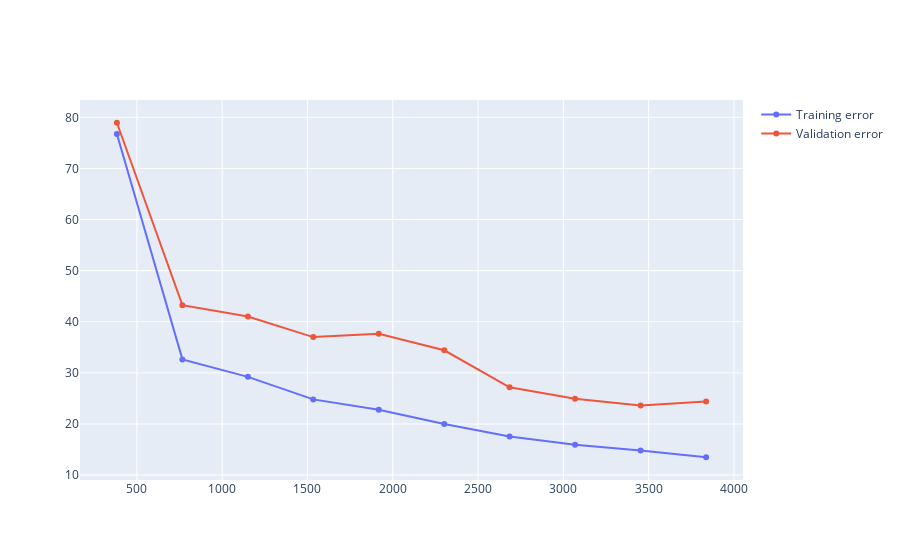

Source (notebook cell):
### Code cell
import json
import numpy as np
import pandas as pd
from sklearn.model_selection import train_test_split, learning_curve
from sklearn.ensemble import RandomForestRegressor
import plotly.graph_objects as go
from pandarallel import pandarallel
from sklearn.metrics import mean_squared_error

pandarallel.initialize(progress_bar=True)

# Load the JSON file
data = []
with open('clean_trips.json', 'r') as file:
    for line in file:
        data.append(json.loads(line))

df = pd.DataFrame(data)

# Calculate trip time in seconds
df['trip_time'] = df['time']

# Drop rows with missing values (if any)
df.dropna(inplace=True)

# Feature extraction functions
def extract_features(row):
    features = {}
    features['mean_time_gap'] = np.mean(row['time_gap'])
    features['std_time_gap'] = np.std(row['time_gap'])
    features['min_time_gap'] = np.min(row['time_gap'])
    features['max_time_gap'] = np.max(row['time_gap'])
    
    features['mean_lat'] = np.mean(row['lats'])
    features['std_lat'] = np.std(row['lats'])
    features['min_lat'] = np.min(row['lats'])
    features['max_lat'] = np.max(row['lats'])
    
    features['mean_lng'] = np.mean(row['lngs'])
    features['std_lng'] = np.std(row['lngs'])
    features['min_lng'] = np.min(row['lngs'])
    features['max_lng'] = np.max(row['lngs'])
    
    features['mean_dist_gap'] = np.mean(row['dist_gap'])
    features['std_dist_gap'] = np.std(row['dist_gap'])
    features['min_dist_gap'] = np.min(row['dist_gap'])
    features['max_dist_gap'] = np.max(row['dist_gap'])
    
    return pd.Series(features)

# Split the data
X_train, X_test, y_train, y_test = train_test_split(df, df['trip_time'], test_size=0.25, random_state=42)

# Apply feature extraction to each subset
train_features = X_train.apply(extract_features, axis=1)
test_features = X_test.apply(extract_features, axis=1)

# Combine features with other relevant columns
X_train = pd.concat([train_features, X_train[['driverID', 'weekID', 'timeID', 'dateID', 'trip_time']]], axis=1)
X_test = pd.concat([test_features, X_test[['driverID', 'weekID', 'timeID', 'dateID', 'trip_time']]], axis=1)

# Convert non-numeric columns to numeric or drop them
non_numeric_cols = X_train.select_dtypes(include=['object']).columns
X_train[non_numeric_cols] = X_train[non_numeric_cols].apply(lambda col: pd.factorize(col)[0])
X_test[non_numeric_cols] = X_test[non_numeric_cols].apply(lambda col: pd.factorize(col)[0])

# Ensure all features are numeric
assert X_train.select_dtypes(include=['object']).empty, "There are still non-numeric columns in X_train"
assert X_test.select_dtypes(include=['object']).empty, "There are still non-numeric columns in X_test"

# Recommended initial hyperparameter values
n_estimators = 100
max_depth = None
min_samples_leaf = 1
max_leaf_nodes = None
random_state = 42
criterion = 'squared_error'

# Initialize and train the model with the recommended values
model = RandomForestRegressor(
    n_estimators=n_estimators,
    max_depth=max_depth,
    min_samples_leaf=min_samples_leaf,
    max_leaf_nodes=max_leaf_nodes,
    random_state=random_state,
    criterion=criterion
)

model.fit(X_train.drop(columns=['trip_time']), y_train)

# Evaluate the model
y_pred = model.predict(X_test.drop(columns=['trip_time']))
rmse = mean_squared_error(y_test, y_pred, squared=False)

print(f'Root Mean Squared Error (RMSE): {rmse}')

train_sizes, train_scores, valid_scores = learning_curve(
    model, X_train.drop(columns=['trip_time']), y_train, train_sizes=np.linspace(0.1, 1, 10), cv=5, scoring='neg_root_mean_squared_error')

fig = go.Figure()
fig.add_trace(go.Scatter(x=train_sizes, y=-np.mean(train_scores, axis=1), name='Training error'))
fig.add_trace(go.Scatter(x=train_sizes, y=-np.mean(valid_scores, axis=1), name='Validation error'))
fig.show()

def estimations(test_data, model, feature_names):
    features_data = test_data[feature_names].drop(columns=['trip_time'])
    test_data['trip_time_estimate'] = model.predict(features_data)
    test_data['error'] = test_data['trip_time'] - test_data['trip_time_estimate']
    test_data = test_data.query("error < 3600")
    return test_data

# Get the feature names used during training
feature_names = X_train.drop(columns=['trip_time']).columns.tolist()

plot_df = estimations(X_test, model, feature_names)

# Assuming plot_graphs and get_metrics are defined elsewhere
plot_graphs(plot_df)
get_metrics(plot_df)

### Figure 1 — Plotly figure (JSON) as saved in the notebook; plotly's stock layout.template omitted (floating-point values rounded to 4 significant figures)
{"data": [{"name": "Training error", "type": "scatter", "x": [383, 767, 1151, 1534, 1918, 2302, 2685, 3069, 3453, 3837], "y": [76.74, 32.64, 29.22, 24.81, 22.77, 20.0, 17.54, 15.93, 14.82, 13.49]}, {"name": "Validation error", "type": "scatter", "x": [383, 767, 1151, 1534, 1918, 2302, 2685, 3069, 3453, 3837], "y": [78.95, 43.24, 41.03, 37.0, 37.66, 34.42, 27.18, 24.93, 23.59, 24.39]}], "layout": {}}
